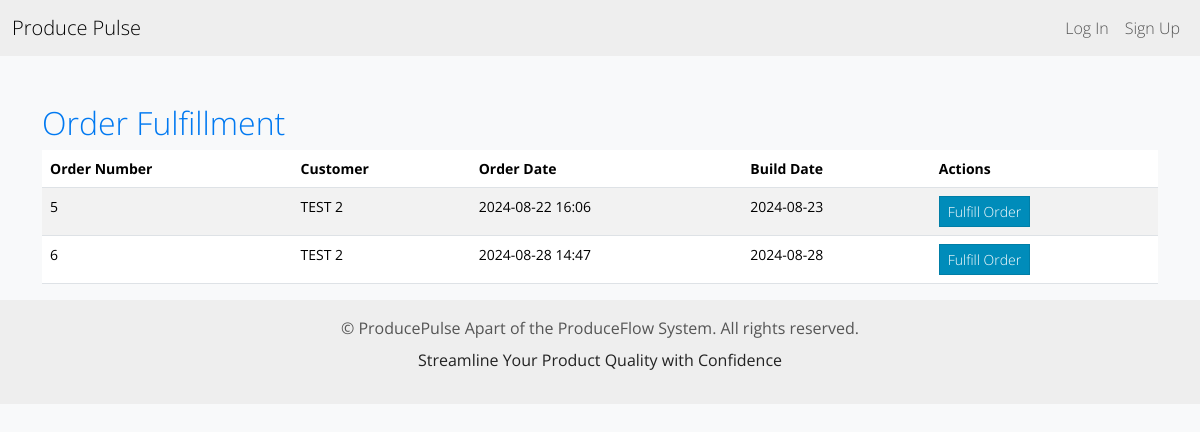
Screenshot of /fulfillment/ with the database file from the repository.
### inventory/models.py (models this page shows, shortened)
class Order(models.Model):
    order_number = models.PositiveIntegerField(unique=True, editable=False)
    order_customer = models.ForeignKey(OrderCustomer, on_delete=models.CASCADE)
    created_by = models.ForeignKey(User, on_delete=models.CASCADE)
    purchase_order_number = models.CharField(max_length=20, blank=True)
    created_at = models.DateTimeField(auto_now_add=True)
    is_submitted = models.BooleanField(default=False)  # Track if the order is submitted
    build_date = models.DateField(null=True, blank=True)  # New field for build date

class OrderCustomer(models.Model):
    name = models.CharField(max_length=255)
    address = models.CharField(max_length=255, blank=True)
    phone_number = models.CharField(max_length=20, blank=True)
    delivery_address = models.CharField(max_length=255, blank=True)

### inventory/views.py (the view)
# urls.py: path('fulfillment/', FulfillmentListView.as_view(), name='fulfillment_list'),
class FulfillmentListView(View):
    def get(self, request):
        orders = Order.objects.filter(is_submitted=True).order_by('created_at')
        return render(request, 'inventory/fulfillment_list.html', {'orders': orders})

### inventory/templates/inventory/fulfillment_list.html
{% extends 'inventory/base.html' %}
{% block content %}
<div class="container mt-5">
    <h2>Order Fulfillment</h2>
    <table class="table table-striped">
        <thead>
            <tr>
                <th>Order Number</th>
                <th>Customer</th>
                <th>Order Date</th>
                <th>Build Date</th>
                <th>Actions</th>
            </tr>
        </thead>
        <tbody>
            {% for order in orders %}
            <tr>
                <td>{{ order.order_number }}</td>
                <td>{{ order.order_customer.name }}</td>
                <td>{{ order.created_at|date:"Y-m-d H:i" }}</td>
                <td>{{ order.build_date|date:"Y-m-d" }}</td>
                <td>
                    <a href="{% url 'fulfill_order' order.id %}" class="btn btn-primary btn-sm">Fulfill Order</a>
                </td>
            </tr>
            {% endfor %}
        </tbody>
    </table>
</div>
{% endblock %}

### static/css/styles.css (style rules this page uses)
body { background-color: #f8f9fa; }
h1, h2 { color: #0079f1; }

### rows the page displays
Order: order_number "5", order_customer.name "TEST 2", created_at "2024-08-22 16:06", build_date "2024-08-23"
Order: order_number "6", order_customer.name "TEST 2", created_at "2024-08-28 14:47", build_date "2024-08-28"
